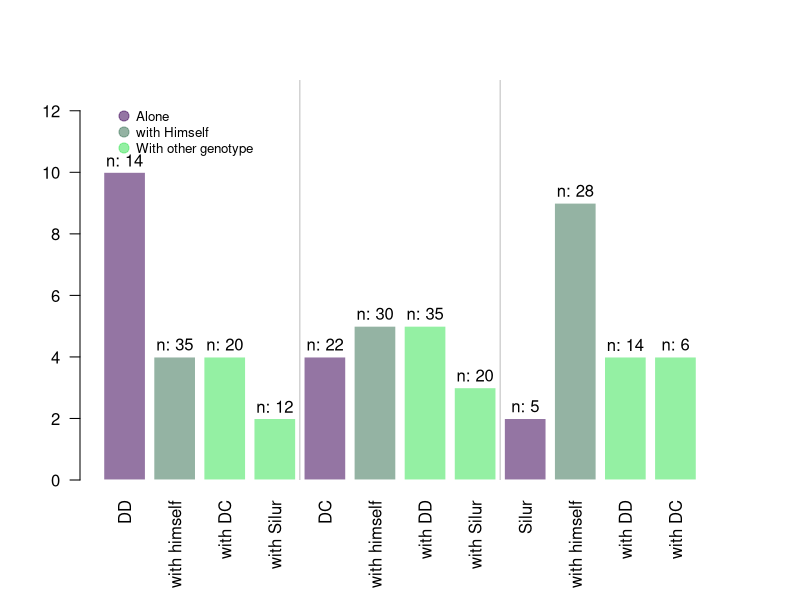

R code for this plot:
# gloss bench figure gallery-055
# source: 37-barplot-with-number-of-observation.Rmd (gallery)
# Frozen by bench/R/harvest.R: code up to the chosen figure; see meta.json.
# ---- chunk 1 ----
knitr::opts_chunk$set( warning=FALSE, message=FALSE)
# ---- chunk 2 ----
# Data
data <- data.frame(
  name = c("DD","with himself","with DC","with Silur" ,"DC","with himself","with DD","with Silur" ,"Silur","with himself","with DD","with DC" ),
  average = sample(seq(1,10) , 12 , replace=T),
  number = sample(seq(4,39) , 12 , replace=T)
)

# Increase bottom margin
par(mar=c(6,4,4,4))


# Basic Barplot
my_bar <- barplot(data$average , border=F , names.arg=data$name , 
                  las=2 , 
                  col=c(rgb(0.3,0.1,0.4,0.6) , rgb(0.3,0.5,0.4,0.6) , rgb(0.3,0.9,0.4,0.6) ,  rgb(0.3,0.9,0.4,0.6)) , 
                  ylim=c(0,13) , 
                  main="" )

# Add abline
abline(v=c(4.9 , 9.7) , col="grey")
 
# Add the text 
text(my_bar, data$average+0.4 , paste("n: ", data$number, sep="") ,cex=1) 
 
#Legende
legend("topleft", legend = c("Alone","with Himself","With other genotype" ) , 
     col = c(rgb(0.3,0.1,0.4,0.6) , rgb(0.3,0.5,0.4,0.6) , rgb(0.3,0.9,0.4,0.6) ,  rgb(0.3,0.9,0.4,0.6)) , 
     bty = "n", pch=20 , pt.cex = 2, cex = 0.8, horiz = FALSE, inset = c(0.05, 0.05))
